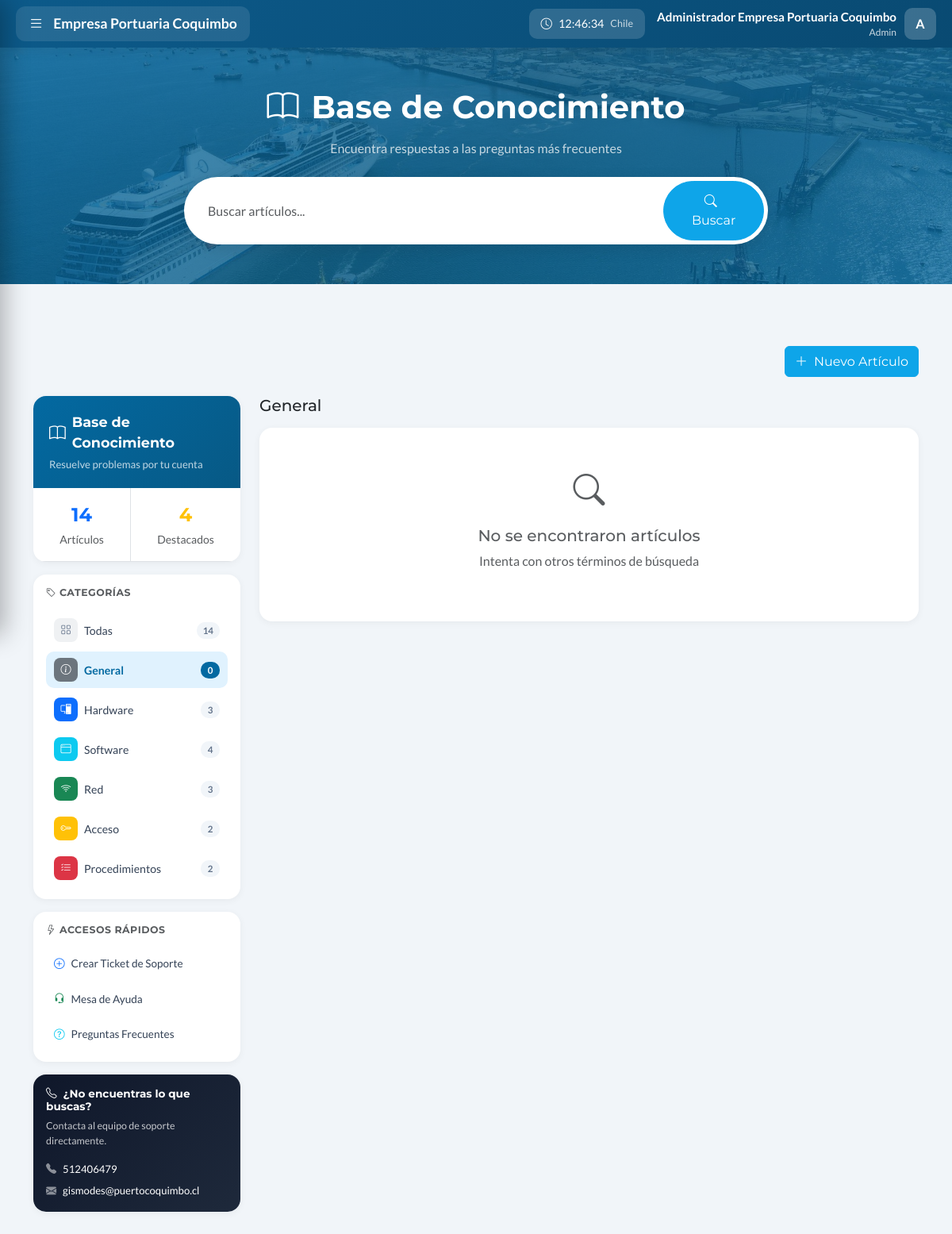
Page /base_conocimiento.php?category=general (signed in) on the committed database.
### tables this page shows
CREATE TABLE IF NOT EXISTS users (
    id INT AUTO_INCREMENT PRIMARY KEY,
    name VARCHAR(100) NOT NULL,
    username VARCHAR(50) NOT NULL UNIQUE,
    email VARCHAR(150) NOT NULL UNIQUE,
    password VARCHAR(255) NOT NULL,
    role ENUM('admin', 'soporte', 'social', 'denuncia', 'user') NOT NULL DEFAULT 'user',
    is_active TINYINT(1) DEFAULT 1,
    last_login TIMESTAMP NULL,
    login_attempts INT DEFAULT 0,
    locked_until TIMESTAMP NULL,
    birthday DATE DEFAULT NULL,
    phone VARCHAR(20) DEFAULT NULL,
    department VARCHAR(100) DEFAULT NULL,
    position VARCHAR(100) DEFAULT NULL,
    avatar VARCHAR(255) DEFAULT NULL,
    bio TEXT DEFAULT NULL,
    created_at TIMESTAMP DEFAULT CURRENT_TIMESTAMP,
    updated_at TIMESTAMP DEFAULT CURRENT_TIMESTAMP ON UPDATE CURRENT_TIMESTAMP,
    INDEX idx_username (username),
    INDEX idx_email (email),
    INDEX idx_role (role)
);

### includes/autenticacion.php (called while the page is built, shortened)
<?php
function isLoggedIn() {
    return isset($_SESSION['logged_in']) && $_SESSION['logged_in'] === true;
}
function getCurrentUser() {
    global $pdo;
    $stmt = $pdo->prepare('SELECT id, name, username, email, role FROM users WHERE id = ?');
    $stmt->execute([$_SESSION['user_id']]);
    return $stmt->fetch();
}
?>

### includes/barra_lateral.php (the view, shortened to what this page needs)
<div class="epco-topbar">
    <button class="epco-logo-btn" id="sidebarToggle" onclick="toggleSidebar()">
        <i class="bi bi-list menu-icon"></i>
        <span class="logo-text">Empresa Portuaria Coquimbo</span>
    </button>
    <div class="topbar-right">
        <div class="topbar-clock d-none d-md-flex">
            <i class="bi bi-clock"></i>
            <span id="chileTime">--:--:--</span>
            <small class="opacity-75">Chile</small>
        </div>
        <div class="topbar-user">
            <div class="topbar-user-info d-none d-md-block">
                <div class="topbar-user-name"><?= htmlspecialchars($user['name']) ?></div>
                <div class="topbar-user-role"><?= ucfirst($user['role']) ?></div>
            </div>
            <div class="dropdown">
                <div class="topbar-avatar" role="button" data-bs-toggle="dropdown">
                    <?= strtoupper(substr($user['name'], 0, 1)) ?>
                </div>
            </div>
        </div>
    </div>
</div>

### public/css/intranet.css (style rules this page uses)
:root { --primary: #0ea5e9; --primary-light: #0284c7; --primary-lighter: #2d4a6f; --accent: #3b82f6; --success: #10b981; --warning: #f59e0b; --danger: #ef4444; --gray-50: #f8fafc; --gray-100: #f1f5f9; --gray-200: #e2e8f0; --gray-300: #cbd5e1; --gray-400: #94a3b8; --gray-500: #64748b; --gray-600: #475569; --gray-700: #334155; --gray-800: #1e293b; --gray-900: #0f172a; }
* { font-family: 'Lato', sans-serif; }
html { overflow-y: scroll; }
body { background: var(--gray-100); min-height: 100vh; }

### includes/barra_lateral.php (style rules this page uses)
.epco-topbar { position: fixed; top: 0; left: 0; right: 0; height: 60px; background: linear-gradient(135deg, #0c5a8a 0%, #094a72 100%); z-index: 1001; display: flex; align-items: center; justify-content: space-between; padding: 0 20px; box-shadow: 0 2px 15px rgba(0,0,0,0.1); }
.epco-logo-btn { display: flex; align-items: center; gap: 12px; background: rgba(255,255,255,0.1); border: none; padding: 8px 16px; border-radius: 12px; cursor: pointer; transition: all 0.3s ease; color: white; }
.epco-logo-btn .logo-text { font-size: 1.1rem; font-weight: 700; }
.epco-logo-btn .menu-icon { font-size: 1.2rem; transition: transform 0.3s ease; }
.topbar-right { display: flex; align-items: center; gap: 15px; }
.topbar-clock { display: flex; align-items: center; gap: 8px; background: rgba(255,255,255,0.15); padding: 8px 15px; border-radius: 10px; color: white; font-size: 0.9rem; }
.topbar-user { display: flex; align-items: center; gap: 10px; color: white; }
.topbar-user-info { text-align: right; }
.topbar-user-name { font-weight: 600; font-size: 0.95rem; }
.topbar-user-role { font-size: 0.75rem; opacity: 0.8; }
.topbar-avatar { width: 40px; height: 40px; background: rgba(255,255,255,0.2); border-radius: 10px; display: flex; align-items: center; justify-content: center; font-weight: 600; font-size: 1rem; cursor: pointer; transition: all 0.3s; }
body.has-sidebar { padding-top: 60px; }

### rows in the picture
users: name "Administrador Empresa Portuaria Coquimbo", role "Admin", name "A"

### other values in the picture
$totalArticles "14"
$totalFeatured "4"
$cat['name'] "General"
$count "0"
$cat['name'] "Hardware"
$count "3"
$cat['name'] "Software"
$count "4"
$cat['name'] "Red"
$cat['name'] "Acceso"
$count "2"
$cat['name'] "Procedimientos"
$categories[$category]['name'] "General"
